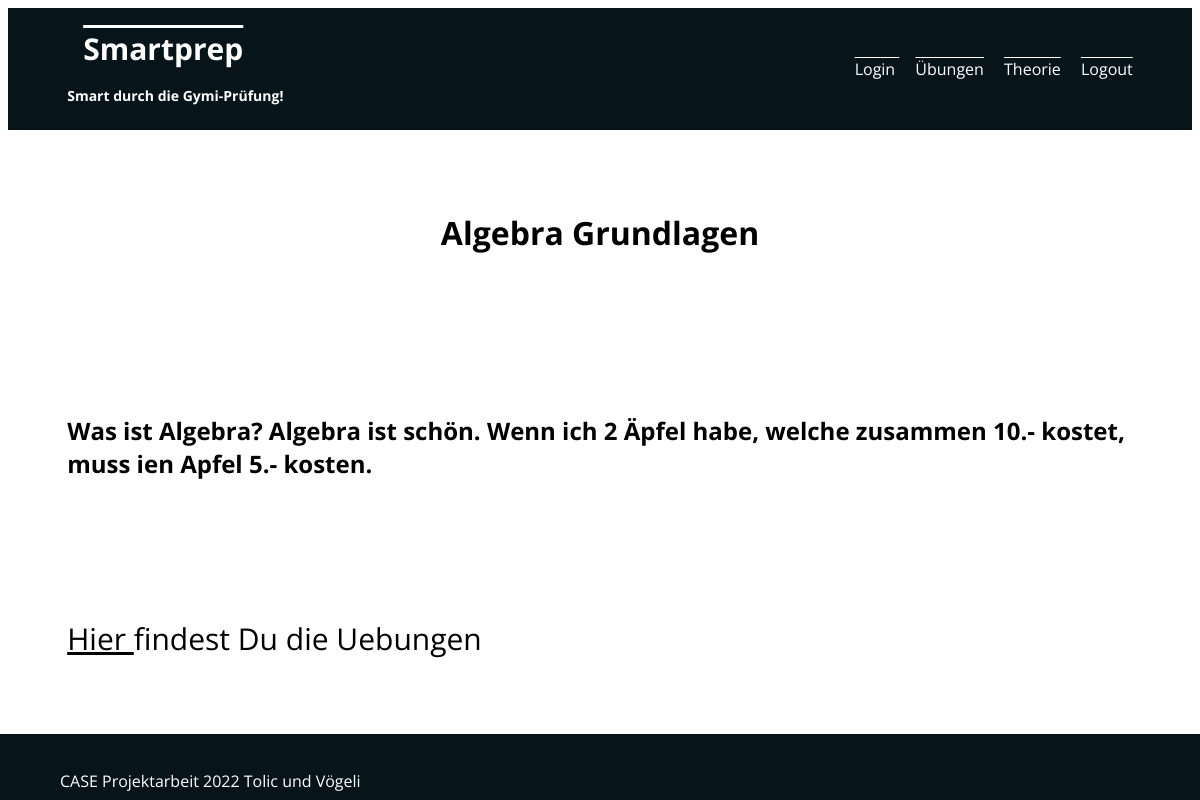
Before: /theorie/1-algebra-grundlagen/ with the older database file.
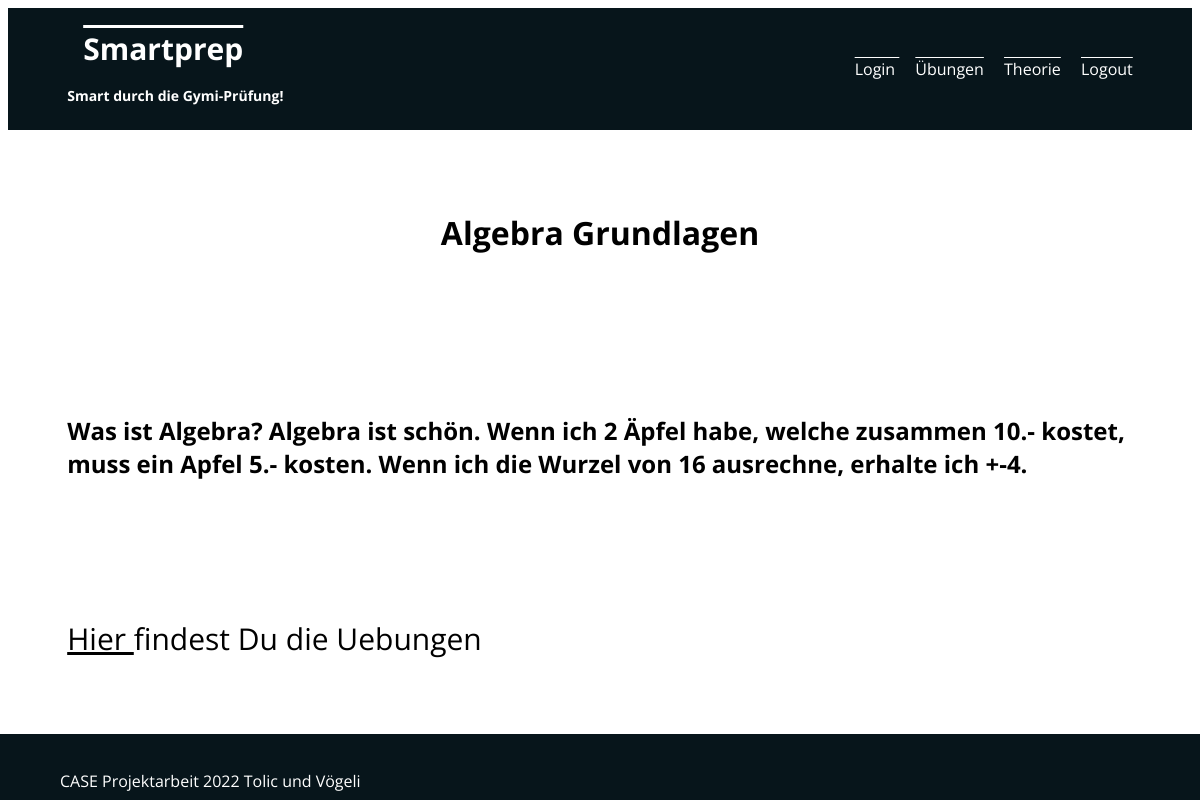
After: the same page with the newer database file.
### prep/models.py (models this page shows, shortened)
class Thema(models.Model):
    id = models.IntegerField(unique=True, primary_key=True)
    slug = models.SlugField(unique=True)
    name = models.TextField(max_length=100)
    inhalt = models.TextField()

### prep/views.py (the view)
# urls.py: path('theorie/<slug:thema_slug>/', views.thema, name='thema'), # our-domain.com/theorie/<dynamic-path-segment>
def thema(request, thema_slug):
    try:
        selected_thema=Thema.objects.get(slug=thema_slug)
        return render(request,'prep/thema.html',{
            'thema_found':True,
            'thema_name':selected_thema.name,
            'thema_inhalt':selected_thema.inhalt
        })
    except Exception as exc:
        return render(request,'prep/theorie.html',{
            'theorie_found':False
        })

### prep/templates/prep/thema.html (shortened to what this page needs)
{% extends 'prep/base/base.html' %}
{% load static %}
{% block site_css %}
  <link rel="stylesheet" href="{% static 'prep/styles/math.css' %}">
{% endblock %}
{% block main_content %}
{% if thema_found %}
<h1>{{ thema_name }}</h1>
{% else %}
<p>Keine Übung mit diesem Namen vorhanden.</p>
{% endif %}
{% endblock %}
{% block second_content %}
<h2>{{ thema_inhalt }}</h2>
{% endblock %}
{% block third_content %}
<div class="change-text">
  <a href="{% url 'math' %}"class="btn-theorie">Hier </a>findest Du die Uebungen</div>
  </div>
{% endblock %}

Changed rows visible on the page:
changed Thema "Algebra Grundlagen": inhalt "Was ist Algebra? Algebra ist schön. Wenn ich 2 Äpfel habe, welche zusammen 10.- kostet, muss ien Apfel 5.- kosten." → "…zusammen 10.- kostet, muss ein Apfel 5.- kosten. Wenn ich die Wurzel von 16 ausrechne, erhalte ich +-4."
